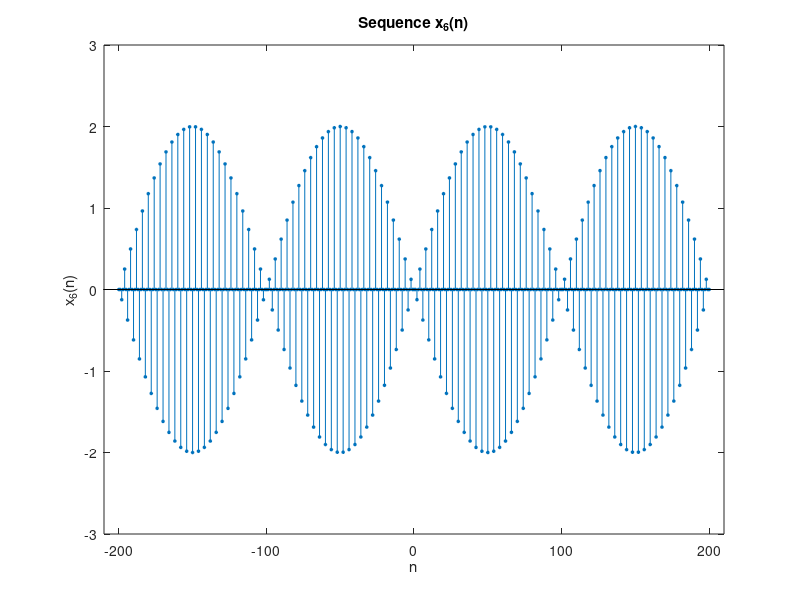

The MATLAB script that drew this image:
%P0201f: x6(n) = 2 sin(0.01*pi*n) cos(0.5*pi*n), -200 <= n <= 200.
clc;

n6 = [-200:200]; 
x6 = 2*sin(0.01*pi*n6).*cos(0.5*pi*n6);
Hs = stem(n6, x6, 'filled'); 
set(Hs,'markersize',2);
axis([min(n6)-10, max(n6)+10, min(x6)-1, max(x6)+1]);
xlabel('n'); 
ylabel('x_6(n)');
title('Sequence x_6(n)');